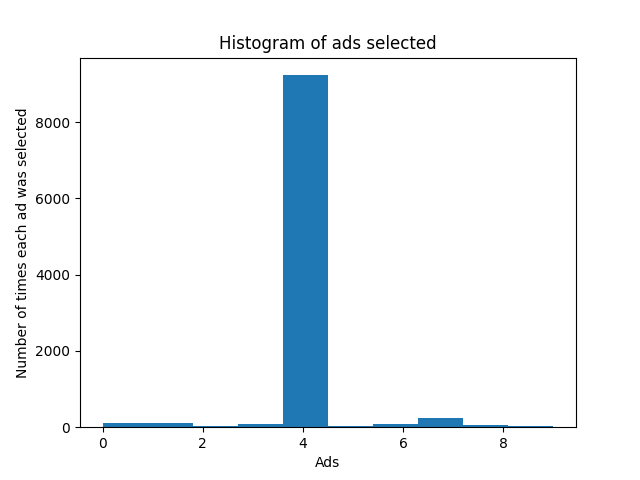

Here is the Python script that generated this plot:
#Thompson Sampling Implementation to check Ad that was most selected

#Importing libraries
import numpy as np
import pandas as pd
import matplotlib.pyplot as plt
import random


#Importing dataset
dataset = pd.read_csv('Reinforcement_Learning/Ads_CTR_Optimisation.csv')

# print(dataset)

#Implementation of UCB
N = 10000
d = 10
ads_selected = []
number_of_rewards_1 = [0] * d
number_of_rewards_0 = [0] * d
total_reward = 0
for n in range(0,N):
    ad = 0
    max_random = 0
    for i in range(0,d):
        random_beta = random.betavariate(number_of_rewards_1[i]+1, number_of_rewards_0[i]+1)
        if (random_beta > max_random):
            max_random = random_beta
            ad = i
    ads_selected.append(ad)
    reward = dataset.values[n,ad]
    if reward == 1: 
        number_of_rewards_1[ad]+= 1
    else:
        number_of_rewards_0[ad]+=1

    total_reward = total_reward + reward

#Visualisation of results
plt.hist(ads_selected)
plt.title('Histogram of ads selected')
plt.xlabel('Ads')
plt.ylabel('Number of times each ad was selected')
plt.show()
